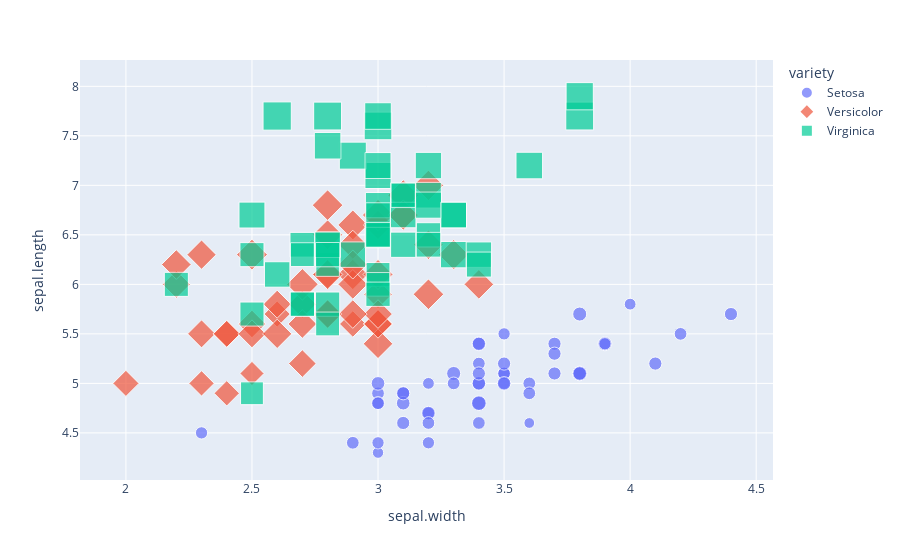

The notebook cell this image was saved under:
### Markdown cell above
### 7. Visualize sepal.length, sepal.width, petal.length on scratter charts with options: color, size, symbol, ...

### Code cell
fig= px.scatter(df_iris, x='sepal.width', y= 'sepal.length', color= 'variety', size= 'petal.length', symbol= 'variety')
fig.show()

### Figure 1 — Plotly figure (JSON) as saved in the notebook; plotly's stock layout.template omitted (floating-point values rounded to 4 significant figures)
{"data": [{"hovertemplate": "variety=Setosa<br>sepal.width=%{x}<br>sepal.length=%{y}<br>petal.length=%{marker.size}<extra></extra>", "legendgroup": "Setosa", "marker": {"color": "#636efa", "size": [1.4, 1.4, 1.3, 1.5, 1.4, 1.7, 1.4, 1.5, 1.4, 1.5, 1.5, 1.6, 1.4, 1.1, 1.2, 1.5, 1.3, 1.4, 1.7, 1.5, 1.7, 1.5, 1, 1.7, 1.9, 1.6, 1.6, 1.5, 1.4, 1.6, 1.6, 1.5, 1.5, 1.4, 1.5, 1.2, 1.3, 1.4, 1.3, 1.5, 1.3, 1.3, 1.3, 1.6, 1.9, 1.4, 1.6, 1.4, 1.5, 1.4], "sizemode": "area", "sizeref": 0.01725, "symbol": "circle"}, "mode": "markers", "name": "Setosa", "orientation": "v", "showlegend": true, "type": "scatter", "x": [3.5, 3, 3.2, 3.1, 3.6, 3.9, 3.4, 3.4, 2.9, 3.1, 3.7, 3.4, 3, 3, 4, 4.4, 3.9, 3.5, 3.8, 3.8, 3.4, 3.7, 3.6, 3.3, 3.4, 3, 3.4, 3.5, 3.4, 3.2, 3.1, 3.4, 4.1, 4.2, 3.1, 3.2, 3.5, 3.6, 3, 3.4, 3.5, 2.3, 3.2, 3.5, 3.8, 3, 3.8, 3.2, 3.7, 3.3], "xaxis": "x", "y": [5.1, 4.9, 4.7, 4.6, 5, 5.4, 4.6, 5, 4.4, 4.9, 5.4, 4.8, 4.8, 4.3, 5.8, 5.7, 5.4, 5.1, 5.7, 5.1, 5.4, 5.1, 4.6, 5.1, 4.8, 5, 5, 5.2, 5.2, 4.7, 4.8, 5.4, 5.2, 5.5, 4.9, 5, 5.5, 4.9, 4.4, 5.1, 5, 4.5, 4.4, 5, 5.1, 4.8, 5.1, 4.6, 5.3, 5], "yaxis": "y"}, {"hovertemplate": "variety=Versicolor<br>sepal.width=%{x}<br>sepal.length=%{y}<br>petal.length=%{marker.size}<extra></extra>", "legendgroup": "Versicolor", "marker": {"color": "#EF553B", "size": [4.7, 4.5, 4.9, 4, 4.6, 4.5, 4.7, 3.3, 4.6, 3.9, 3.5, 4.2, 4, 4.7, 3.6, 4.4, 4.5, 4.1, 4.5, 3.9, 4.8, 4, 4.9, 4.7, 4.3, 4.4, 4.8, 5, 4.5, 3.5, 3.8, 3.7, 3.9, 5.1, 4.5, 4.5, 4.7, 4.4, 4.1, 4, 4.4, 4.6, 4, 3.3, 4.2, 4.2, 4.2, 4.3, 3, 4.1], "sizemode": "area", "sizeref": 0.01725, "symbol": "diamond"}, "mode": "markers", "name": "Versicolor", "orientation": "v", "showlegend": true, "type": "scatter", "x": [3.2, 3.2, 3.1, 2.3, 2.8, 2.8, 3.3, 2.4, 2.9, 2.7, 2, 3, 2.2, 2.9, 2.9, 3.1, 3, 2.7, 2.2, 2.5, 3.2, 2.8, 2.5, 2.8, 2.9, 3, 2.8, 3, 2.9, 2.6, 2.4, 2.4, 2.7, 2.7, 3, 3.4, 3.1, 2.3, 3, 2.5, 2.6, 3, 2.6, 2.3, 2.7, 3, 2.9, 2.9, 2.5, 2.8], "xaxis": "x", "y": [7, 6.4, 6.9, 5.5, 6.5, 5.7, 6.3, 4.9, 6.6, 5.2, 5, 5.9, 6, 6.1, 5.6, 6.7, 5.6, 5.8, 6.2, 5.6, 5.9, 6.1, 6.3, 6.1, 6.4, 6.6, 6.8, 6.7, 6, 5.7, 5.5, 5.5, 5.8, 6, 5.4, 6, 6.7, 6.3, 5.6, 5.5, 5.5, 6.1, 5.8, 5, 5.6, 5.7, 5.7, 6.2, 5.1, 5.7], "yaxis": "y"}, {"hovertemplate": "variety=Virginica<br>sepal.width=%{x}<br>sepal.length=%{y}<br>petal.length=%{marker.size}<extra></extra>", "legendgroup": "Virginica", "marker": {"color": "#00cc96", "size": [6, 5.1, 5.9, 5.6, 5.8, 6.6, 4.5, 6.3, 5.8, 6.1, 5.1, 5.3, 5.5, 5, 5.1, 5.3, 5.5, 6.7, 6.9, 5, 5.7, 4.9, 6.7, 4.9, 5.7, 6, 4.8, 4.9, 5.6, 5.8, 6.1, 6.4, 5.6, 5.1, 5.6, 6.1, 5.6, 5.5, 4.8, 5.4, 5.6, 5.1, 5.1, 5.9, 5.7, 5.2, 5, 5.2, 5.4, 5.1], "sizemode": "area", "sizeref": 0.01725, "symbol": "square"}, "mode": "markers", "name": "Virginica", "orientation": "v", "showlegend": true, "type": "scatter", "x": [3.3, 2.7, 3, 2.9, 3, 3, 2.5, 2.9, 2.5, 3.6, 3.2, 2.7, 3, 2.5, 2.8, 3.2, 3, 3.8, 2.6, 2.2, 3.2, 2.8, 2.8, 2.7, 3.3, 3.2, 2.8, 3, 2.8, 3, 2.8, 3.8, 2.8, 2.8, 2.6, 3, 3.4, 3.1, 3, 3.1, 3.1, 3.1, 2.7, 3.2, 3.3, 3, 2.5, 3, 3.4, 3], "xaxis": "x", "y": [6.3, 5.8, 7.1, 6.3, 6.5, 7.6, 4.9, 7.3, 6.7, 7.2, 6.5, 6.4, 6.8, 5.7, 5.8, 6.4, 6.5, 7.7, 7.7, 6, 6.9, 5.6, 7.7, 6.3, 6.7, 7.2, 6.2, 6.1, 6.4, 7.2, 7.4, 7.9, 6.4, 6.3, 6.1, 7.7, 6.3, 6.4, 6, 6.9, 6.7, 6.9, 5.8, 6.8, 6.7, 6.7, 6.3, 6.5, 6.2, 5.9], "yaxis": "y"}], "layout": {"legend": {"itemsizing": "constant", "title": {"text": "variety"}, "tracegroupgap": 0}, "margin": {"t": 60}, "xaxis": {"anchor": "y", "domain": [0, 1], "title": {"text": "sepal.width"}}, "yaxis": {"anchor": "x", "domain": [0, 1], "title": {"text": "sepal.length"}}}}
